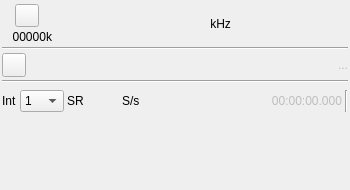
<?xml version="1.0" encoding="UTF-8"?>
<ui version="4.0">
 <class>FileOutputGui</class>
 <widget class="QWidget" name="FileOutputGui">
  <property name="geometry">
   <rect>
    <x>0</x>
    <y>0</y>
    <width>350</width>
    <height>190</height>
   </rect>
  </property>
  <property name="sizePolicy">
   <sizepolicy hsizetype="Minimum" vsizetype="Minimum">
    <horstretch>0</horstretch>
    <verstretch>0</verstretch>
   </sizepolicy>
  </property>
  <property name="minimumSize">
   <size>
    <width>350</width>
    <height>190</height>
   </size>
  </property>
  <property name="font">
   <font>
    <family>Liberation Sans</family>
    <pointsize>9</pointsize>
   </font>
  </property>
  <property name="windowTitle">
   <string>FileOutput</string>
  </property>
  <layout class="QVBoxLayout" name="verticalLayout">
   <property name="spacing">
    <number>3</number>
   </property>
   <property name="leftMargin">
    <number>2</number>
   </property>
   <property name="topMargin">
    <number>2</number>
   </property>
   <property name="rightMargin">
    <number>2</number>
   </property>
   <property name="bottomMargin">
    <number>2</number>
   </property>
   <item>
    <layout class="QHBoxLayout" name="horizontalLayout_freq">
     <property name="topMargin">
      <number>2</number>
     </property>
     <item>
      <layout class="QVBoxLayout" name="deviceUILayout">
       <item>
        <layout class="QHBoxLayout" name="deviceButtonsLayout">
         <item>
          <widget class="ButtonSwitch" name="startStop">
           <property name="toolTip">
            <string>start/stop generation</string>
           </property>
           <property name="text">
            <string/>
           </property>
           <property name="icon">
            <iconset resource="../../../sdrgui/resources/res.qrc">
             <normaloff>:/play.png</normaloff>
             <normalon>:/stop.png</normalon>:/play.png</iconset>
           </property>
          </widget>
         </item>
        </layout>
       </item>
       <item>
        <layout class="QHBoxLayout" name="deviceRateLayout">
         <item>
          <widget class="QLabel" name="deviceRateText">
           <property name="minimumSize">
            <size>
             <width>50</width>
             <height>0</height>
            </size>
           </property>
           <property name="toolTip">
            <string>I/Q sample rate kS/s</string>
           </property>
           <property name="text">
            <string>00000k</string>
           </property>
           <property name="alignment">
            <set>Qt::AlignRight|Qt::AlignTrailing|Qt::AlignVCenter</set>
           </property>
          </widget>
         </item>
        </layout>
       </item>
      </layout>
     </item>
     <item>
      <spacer name="freqLeftSpacer">
       <property name="orientation">
        <enum>Qt::Horizontal</enum>
       </property>
       <property name="sizeHint" stdset="0">
        <size>
         <width>0</width>
         <height>0</height>
        </size>
       </property>
      </spacer>
     </item>
     <item>
      <widget class="ValueDial" name="centerFrequency" native="true">
       <property name="enabled">
        <bool>true</bool>
       </property>
       <property name="sizePolicy">
        <sizepolicy hsizetype="Maximum" vsizetype="Maximum">
         <horstretch>0</horstretch>
         <verstretch>0</verstretch>
        </sizepolicy>
       </property>
       <property name="minimumSize">
        <size>
         <width>32</width>
         <height>16</height>
        </size>
       </property>
       <property name="font">
        <font>
         <family>Liberation Mono</family>
         <pointsize>20</pointsize>
        </font>
       </property>
       <property name="cursor">
        <cursorShape>PointingHandCursor</cursorShape>
       </property>
       <property name="focusPolicy">
        <enum>Qt::StrongFocus</enum>
       </property>
       <property name="toolTip">
        <string>Record center frequency in kHz</string>
       </property>
      </widget>
     </item>
     <item>
      <widget class="QLabel" name="freqUnits">
       <property name="text">
        <string> kHz</string>
       </property>
      </widget>
     </item>
     <item>
      <spacer name="freqRightlSpacer">
       <property name="orientation">
        <enum>Qt::Horizontal</enum>
       </property>
       <property name="sizeHint" stdset="0">
        <size>
         <width>0</width>
         <height>0</height>
        </size>
       </property>
      </spacer>
     </item>
    </layout>
   </item>
   <item>
    <widget class="Line" name="line_freq">
     <property name="orientation">
      <enum>Qt::Horizontal</enum>
     </property>
    </widget>
   </item>
   <item>
    <layout class="QHBoxLayout" name="fileSelectionLayout">
     <item>
      <widget class="QPushButton" name="showFileDialog">
       <property name="minimumSize">
        <size>
         <width>24</width>
         <height>24</height>
        </size>
       </property>
       <property name="maximumSize">
        <size>
         <width>24</width>
         <height>24</height>
        </size>
       </property>
       <property name="toolTip">
        <string>Open file</string>
       </property>
       <property name="text">
        <string/>
       </property>
       <property name="icon">
        <iconset resource="../../../sdrgui/resources/res.qrc">
         <normaloff>:/preset-load.png</normaloff>:/preset-load.png</iconset>
       </property>
      </widget>
     </item>
     <item>
      <widget class="QLabel" name="fileNameText">
       <property name="enabled">
        <bool>false</bool>
       </property>
       <property name="toolTip">
        <string>File currently opened</string>
       </property>
       <property name="text">
        <string>...</string>
       </property>
       <property name="alignment">
        <set>Qt::AlignRight|Qt::AlignTrailing|Qt::AlignVCenter</set>
       </property>
      </widget>
     </item>
    </layout>
   </item>
   <item>
    <widget class="Line" name="line_rate">
     <property name="orientation">
      <enum>Qt::Horizontal</enum>
     </property>
    </widget>
   </item>
   <item>
    <layout class="QHBoxLayout" name="rateControlLayout">
     <property name="topMargin">
      <number>4</number>
     </property>
     <item>
      <widget class="QLabel" name="interpLabel">
       <property name="text">
        <string>Int</string>
       </property>
      </widget>
     </item>
     <item>
      <widget class="QComboBox" name="interp">
       <property name="toolTip">
        <string>Interpolation</string>
       </property>
       <item>
        <property name="text">
         <string>1</string>
        </property>
       </item>
       <item>
        <property name="text">
         <string>2</string>
        </property>
       </item>
       <item>
        <property name="text">
         <string>4</string>
        </property>
       </item>
       <item>
        <property name="text">
         <string>8</string>
        </property>
       </item>
       <item>
        <property name="text">
         <string>16</string>
        </property>
       </item>
       <item>
        <property name="text">
         <string>32</string>
        </property>
       </item>
       <item>
        <property name="text">
         <string>64</string>
        </property>
       </item>
      </widget>
     </item>
     <item>
      <widget class="QLabel" name="sampleRateLabel">
       <property name="text">
        <string>SR</string>
       </property>
      </widget>
     </item>
     <item>
      <widget class="ValueDial" name="sampleRate" native="true">
       <property name="sizePolicy">
        <sizepolicy hsizetype="Maximum" vsizetype="Maximum">
         <horstretch>0</horstretch>
         <verstretch>0</verstretch>
        </sizepolicy>
       </property>
       <property name="minimumSize">
        <size>
         <width>32</width>
         <height>16</height>
        </size>
       </property>
       <property name="font">
        <font>
         <family>Liberation Mono</family>
         <pointsize>12</pointsize>
        </font>
       </property>
       <property name="cursor">
        <cursorShape>PointingHandCursor</cursorShape>
       </property>
      </widget>
     </item>
     <item>
      <widget class="QLabel" name="sampleRateUnit">
       <property name="text">
        <string>S/s</string>
       </property>
      </widget>
     </item>
     <item>
      <spacer name="horizontalSpacer_2">
       <property name="orientation">
        <enum>Qt::Horizontal</enum>
       </property>
       <property name="sizeHint" stdset="0">
        <size>
         <width>40</width>
         <height>20</height>
        </size>
       </property>
      </spacer>
     </item>
     <item>
      <widget class="QLabel" name="relTimeText">
       <property name="enabled">
        <bool>false</bool>
       </property>
       <property name="minimumSize">
        <size>
         <width>90</width>
         <height>0</height>
        </size>
       </property>
       <property name="toolTip">
        <string>Record time from start</string>
       </property>
       <property name="text">
        <string>00:00:00.000</string>
       </property>
       <property name="alignment">
        <set>Qt::AlignRight|Qt::AlignTrailing|Qt::AlignVCenter</set>
       </property>
      </widget>
     </item>
     <item>
      <widget class="Line" name="linePlay2">
       <property name="orientation">
        <enum>Qt::Vertical</enum>
       </property>
      </widget>
     </item>
    </layout>
   </item>
   <item>
    <layout class="QHBoxLayout" name="padLayout">
     <item>
      <spacer name="verticaPadlSpacer">
       <property name="orientation">
        <enum>Qt::Vertical</enum>
       </property>
       <property name="sizeHint" stdset="0">
        <size>
         <width>20</width>
         <height>40</height>
        </size>
       </property>
      </spacer>
     </item>
    </layout>
   </item>
  </layout>
 </widget>
 <customwidgets>
  <customwidget>
   <class>ValueDial</class>
   <extends>QWidget</extends>
   <header>gui/valuedial.h</header>
   <container>1</container>
  </customwidget>
  <customwidget>
   <class>ButtonSwitch</class>
   <extends>QToolButton</extends>
   <header>gui/buttonswitch.h</header>
  </customwidget>
 </customwidgets>
 <resources>
  <include location="../../../sdrgui/resources/res.qrc"/>
 </resources>
 <connections/>
</ui>
